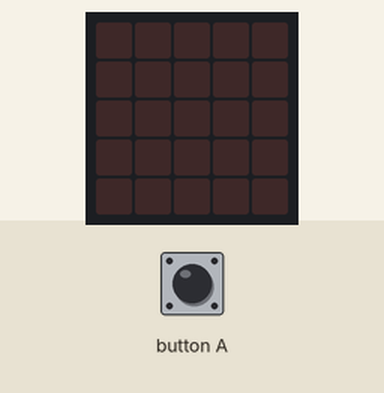
Simulated run of this program. Board: BBC micro:bit (MakeCode). Shown: the board's 5×5 LED display. Inputs (shaded band) come from the test bench.

Above: at 1.2 s.
1.3 s: button A pressed for 0.15 s
At 1.5 s:
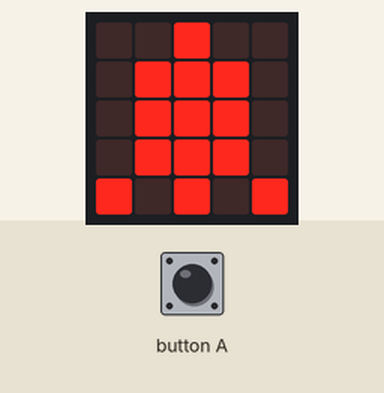
At 2.3 s:
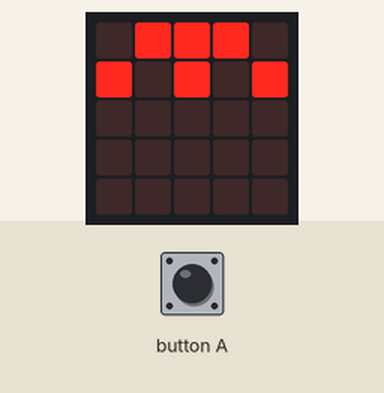
4.4 s: button A pressed for 3.2 s
At 5.0 s:
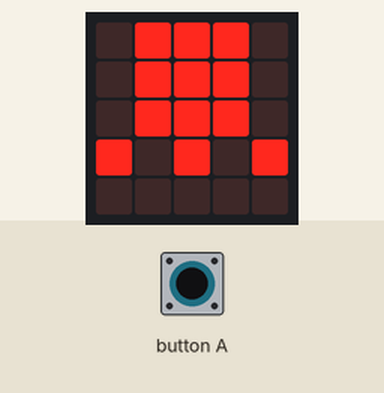
Timing chart, 0 to 7.4 s (numbered marks = the images above; inputs shaded):
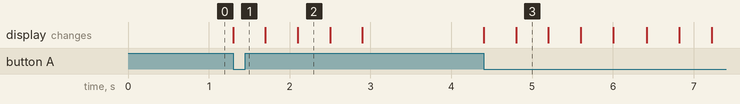

The program:

main.ts
```typescript
basic.forever(function () {
    if (input.buttonIsPressed(Button.A)) {
        basic.showLeds(`
            . . # . .
            . # # # .
            . # # # .
            . # # # .
            # . # . #
            `)
        basic.showLeds(`
            . # # # .
            . # # # .
            . # # # .
            # . # . #
            . . . . .
            `)
        basic.showLeds(`
            . # # # .
            # . # . #
            . . . . .
            . . . . .
            . . . . .
            `)
        basic.showLeds(`
            # . # . #
            . . . . .
            . . . . .
            . . . . .
            . . . . .
            `)
        basic.showLeds(`
            . . . . .
            . . . . .
            . . . . .
            . . . . .
            . . . . .
            `)
        if (true) {

        } else {
            basic.showLeds(`
                . . . . .
                . . . . .
                . . . . .
                . . . . .
                . . . . .
                `)
        }
    }
})
```

test.ts
```typescript
// Hier kann man Tests durchführen; diese Datei wird nicht kompiliert, wenn dieses Paket als Erweiterung verwendet wird.
```

Measured:
- after the input at 1.3 s, the display: changes at once (image 1)
- after the input at 4.4 s, the display: first changes at once (image 3 shows a later state)
- what the display in image 2 shows lasts 0.4 s, from 2.1 s to 2.5 s
